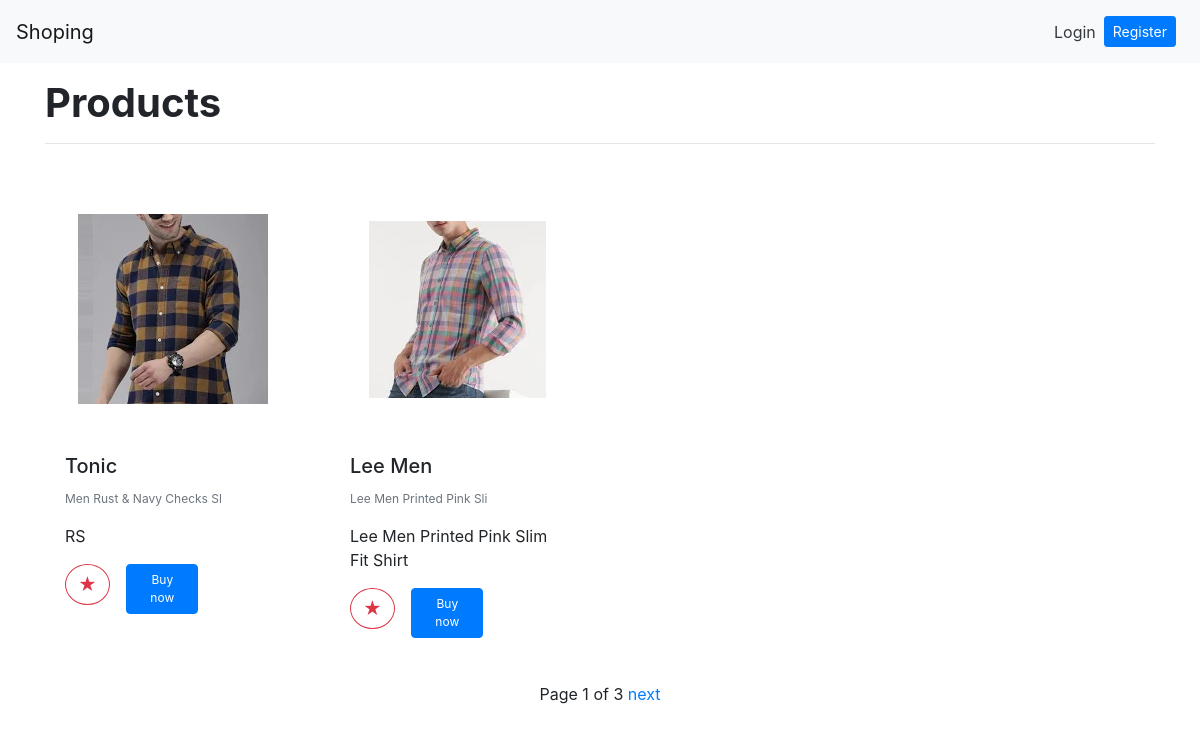
Page /products on the committed database.
### main/models.py (models this page shows, shortened)
class Product(models.Model):
    product_name=models.CharField(max_length=50)
    product_type = models.CharField(max_length=25)
    product_description = models.TextField()
    affiliate_url = models.SlugField(blank=True, null=True)
    product_image = models.ImageField(upload_to='images/')

### main/views.py (the view, shortened to what this page needs)
# urls.py: path("products",views.products,name="products"),
def products(request):
    products = Product.objects.all()
    paginator=Paginator(products,2)
    page_number=request.GET.get('page')
    page_obj=paginator.get_page(page_number)
    vote_form=VoteForm()
    return render(request = request, template_name="main/products.html", context = {"page_obj":page_obj,"vote_form":vote_form})

### main/templates/main/products.html (shortened to what this page needs)
{%extends 'main/header.html'%}
    {% block content%}
    {% load crispy_forms_tags %}
    <div class="container py-3">
    	<h1 class="font-weight-bold">Products</h1>
    	<hr>
    	<br>
    	 <div class="row">
          {% for p in page_obj %}
    	    <div class="col-sm-12 col-md-6 col-lg-3 pb-4">
    	      	<div class="card h-100" style="border:none">
    	        	<img src="{{ p.product_image.url  }}" class="card-img-top" alt="{{ p.product_name }}" style="width: auto; height: 250px; object-fit: scale-down;">
    	        	<div class="card-body">
    	          		<h5 class="card-title">{{ p.product_name }}</h5>
    	            	<p class="card-text text-muted" style="font-size:12px">{{ p.product_type }}</p>
    	            	<p class="card-text">{{p.product_description}}</p>
                        <div class="row">
                                <div class="col-3 text-center">
                                    {% if user.is_authenticated %}
                                        <form method="post">
                                            {% csrf_token %}
                                            <input type="hidden" value="{{p.pk}}" name="product_pk">
                                            <button type="submit" class="btn btn-outline-danger" style="font-size:18px; border-radius: 50%">★</button>
                                        </form>
                                    {% else %}
                                        <a href="/register" class="btn btn-outline-danger" style="font-size:18px; border-radius: 50%">★</a>
                                    {% endif %}
                                </div>
                                <div class="col-5 text-center">
                                    <a href="{{ p.affiliate_url }}" class="btn btn-primary"  style="font-size:12px">Buy now</a>
                                </div>
                            </div>
    	        	</div>
    	      	</div>
    	    </div>
          {% endfor%}
    	</div>
        <div class="container">
            <div class="pagination justify-content-center">
                <span class="step-links">
                    <span class="current">
                        Page {{ page_obj.number }} of {{ page_obj.paginator.num_pages }}
                    </span>
                    {% if page_obj.has_next %}
                        <a href="?page={{ page_obj.next_page_number }}">next</a>
                    {% endif %}
                </span>
            </div>
        </div>
    </div>
  {% endblock %}

### main/templates/main/header.html (shortened to what this page needs)
<!doctype html>
<html lang="en">
  <head>
    <link rel="stylesheet" href="https://cdn.jsdelivr.net/npm/bootstrap@4.4.1/dist/css/bootstrap.min.css">
  </head>
  <body>
    {% include 'main/includes/navbar.html' %}
    {% block content%}
    {% endblock %}
  </body>
</html>

### main/templates/main/includes/navbar.html (shortened to what this page needs)
<nav class="navbar navbar-expand-sm navbar-light bg-light">
    <a class="navbar-brand" href="/">Shoping</a>
    <div class="navbar-collapse collapse w-100 order-3 dual-collapse2">
      {% if user.is_authenticated %}
       <a class="text-dark" href="/logout">Logout</a>
       <a class="btn btn-sm btn-outline-primary m-2"  href="/user">{{user.username|title}}</a>
      {% else %}
       <a class="text-dark" href="/login">Login</a>
       <a class="btn btn-sm btn-primary m-2"  href="/register">Register</a>
      {% endif %}
    </div>
</nav>

### rows in the picture
Product: product_image (picture), product_name "Tonic", product_type "Men Rust & Navy Checks Sl", product_description "RS"
Product: product_image (picture), product_name "Lee Men", product_type "Lee Men Printed Pink Sli", product_description "Lee Men Printed Pink Slim Fit Shirt"

### other values in the picture
{{ page_obj.number }} "1"
{{ page_obj.paginator.num_pages }} "3"
